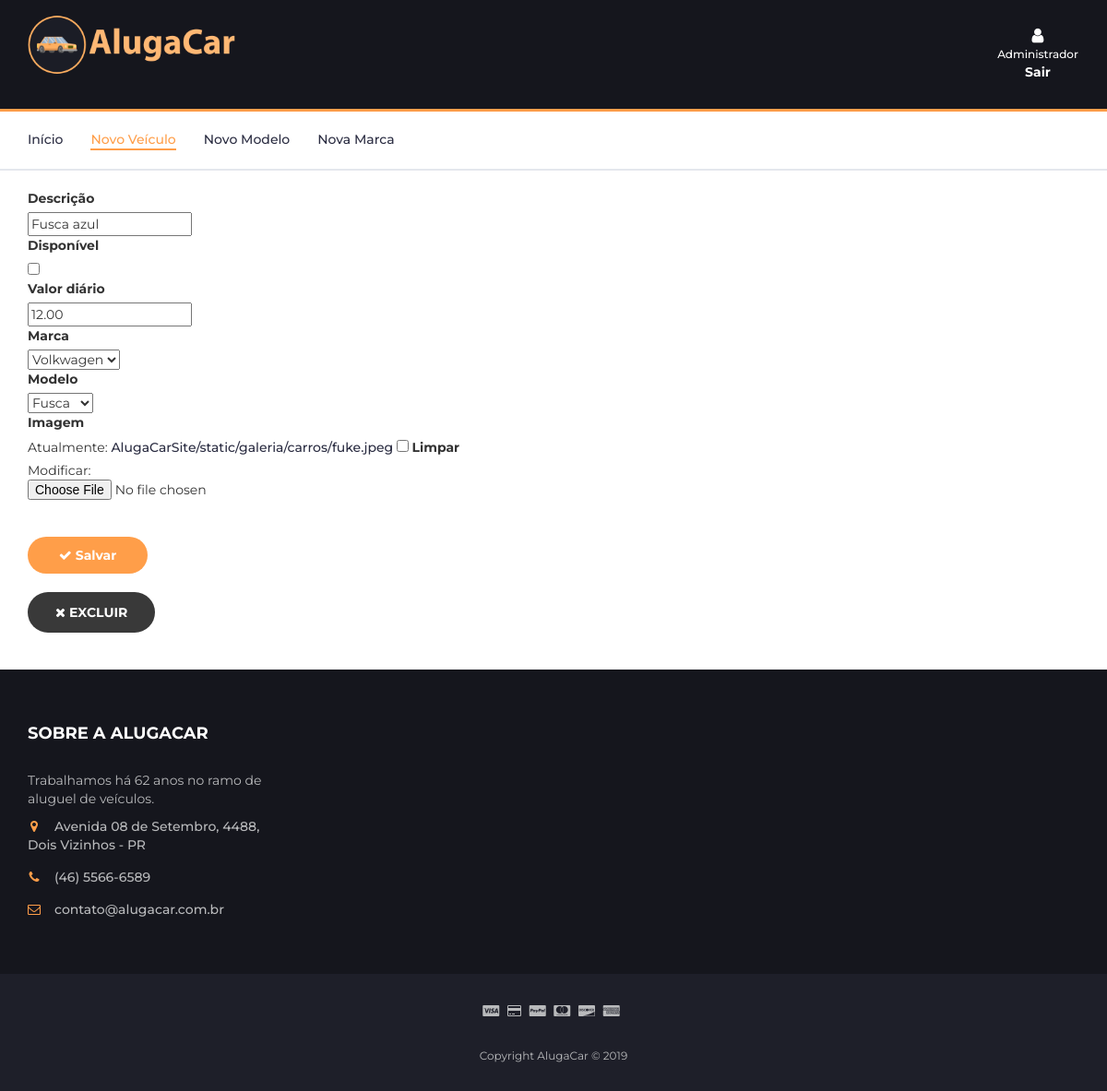
Page /novo/carro/2 on the earlier database version.
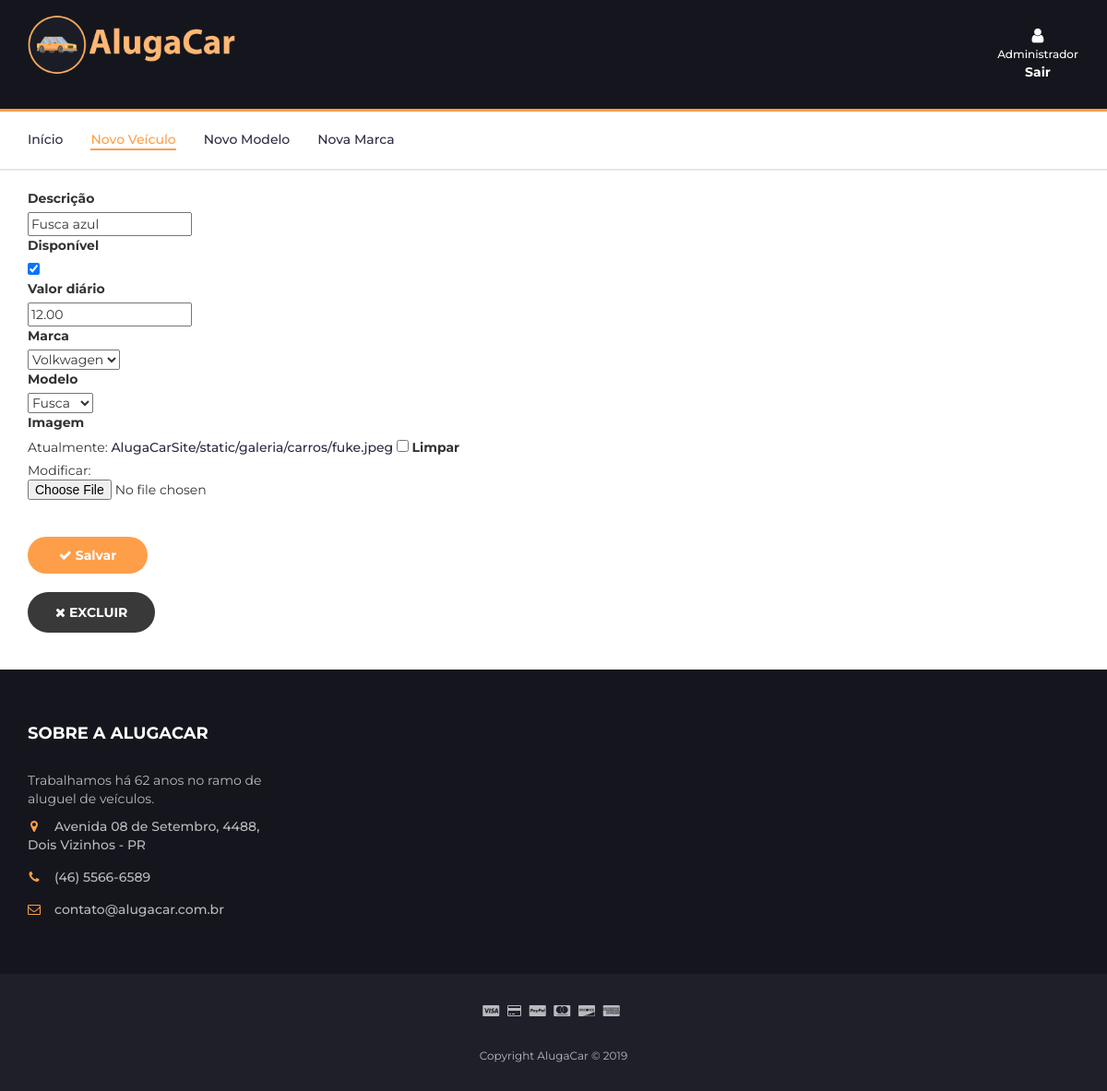
Same page on the later database version.
### AlugaCarSite/models.py (models this page shows, shortened)
class Carro(models.Model):
    descricao = models.CharField(max_length=50)
    disponivel = models.BooleanField(default=True)
    valorDia = models.DecimalField(max_digits=10, decimal_places=2)
    marca = models.ForeignKey(Marca, on_delete=models.CASCADE)
    modelo = models.ForeignKey(Modelo,on_delete=models.CASCADE)
    caminhoFoto = models.ImageField(null=True, blank = True,upload_to='AlugaCarSite/static/galeria/carros')

### AlugaCarSite/views.py (the view)
# urls.py: path("novo/carro/<int:id>", alt_carro, name="alt_carro"),
def alt_carro(request, id):
    car = Carro.objects.get(id=id)
    form = CarroForm(request.POST or None, instance=car)
    if(form.is_valid()):
        form.save()
        return redirect("admin_page")
    return render(request, 'carro.html', {'form': form, 'carro': car})

### AlugaCarSite/form.py
class CarroForm(forms.ModelForm):
    class Meta:
        model = Carro
        fields = '__all__'

### AlugaCarSite/models.py (called while the page is built)
    def __str__(self):
        return self.nome

    def __str__(self):
        return self.nome

### AlugaCarSite/templates/carro.html (shortened to what this page needs)
{% load staticfiles %}
<!DOCTYPE html>
<html lang="pt">
<head>
	<link type="text/css" rel="stylesheet" href="{% static 'css/bootstrap.min.css' %}" />
	<link type="text/css" rel="stylesheet" href="{% static 'css/slick.css' %}" />
	<link type="text/css" rel="stylesheet" href="{% static 'css/slick-theme.css' %}" />
	<link type="text/css" rel="stylesheet" href="{% static 'css/nouislider.min.css' %}" />
	<link rel="stylesheet" href="{% static 'css/font-awesome.min.css' %}">
	<link type="text/css" rel="stylesheet" href="{% static 'css/style.css' %}" />
</head>
<body>
	<header>
		<div id="header">
			<div class="container">
				<div class="row">
					<div class="col-md-9">
						<div class="header-logo">
							<img src="{% static '/img/banner.png' %}" alt="" width='225'>
						</div>
					</div>
					<div class="col-md-3 clearfix">
						<div class="header-ctn">
							<div class="dropdown">
								<a href="{% url 'home_deslog'%}" onclick="return confirm('Deseja sair?');"
									class="dropdown-toggle" aria-expanded="true">
									<i class="fa fa-user"></i>
									<span>Administrador</span></br>
									<b><span>Sair</span></b>
								</a>
							</div>
						</div>
					</div>
				</div>
			</div>
		</div>
	</header>
	<nav id="navigation">
		<div class="container">
			<div id="responsive-nav">
				<ul class="main-nav nav navbar-nav">
					<li><a href="/administrador">Início</a></li>
					<li class="active"><a href="/novo/carro">Novo Veículo</a></li>
					<li><a href="/novo/modelo">Novo Modelo</a></li>
					<li><a href="/novo/marca">Nova Marca</a></li>
				</ul>
			</div>
		</div>
	</nav>
	<div class="container">
		<div class="newcarro">
			<form method="POST">
				<label>Descrição</label>
				{{form.descricao}}
				<label>Disponível</label>
				{{form.disponivel}}
				<label>Valor diário</label>
				{{form.valorDia}}
				<label>Marca</label>
				{{form.marca}}
				<label>Modelo</label>
				{{form.modelo}}
				<label>Imagem</label>
				{{form.caminhoFoto}}
				<button type="submit"><i class="fa fa-check"></i> Salvar</button></br>
			</form>
		</div>
		<div class="apagar">
			{% if carro %}
			<a href="{% url 'apaga_carro' carro.id %}" onclick="return confirm('Deseja apagar este carro?');">
				<button class="secondary-btn"><i class="fa fa-times"></i> Excluir</button>
			</a>
			{% endif %}
		</div>
	</div>
	<footer id="footer">
		<div class="section" id="contato">
			<div class="container">
				<div class="row">
					<div class="col-md-3 col-xs-6">
						<div class="footer">
							<h3 class="footer-title">Sobre a AlugaCar</h3>
							<p>Trabalhamos há 62 anos no ramo de aluguel de veículos.</p>
							<ul class="footer-links">
								<li><a href="https://www.google.com/maps/search/?api=1&query=UTFPR+Dois+Vizinhos"><i
											class="fa fa-map-marker"></i>Avenida 08 de Setembro, 4488, Dois Vizinhos -
										PR</a></li>
								<li><a href="tel:4655666589"><i class="fa fa-phone"></i>(46) 5566-6589</a></li>
								<li><a href="mailto:contato@alugacar.com.br"><i
											class="fa fa-envelope-o"></i>contato@alugacar.com.br</a></li>
							</ul>
						</div>
					</div>
				</div>
			</div>
		</div>
		<div id="bottom-footer" class="section">
			<div class="container">
				<div class="row">
					<div class="col-md-12 text-center">
						<ul class="footer-payments">
							<li><i class="fa fa-cc-visa"></i></li>
							<li><i class="fa fa-credit-card"></i></li>
							<li><i class="fa fa-cc-paypal"></i></li>
							<li><i class="fa fa-cc-mastercard"></i></li>
							<li><i class="fa fa-cc-discover"></i></li>
							<li><i class="fa fa-cc-amex"></i></li>
						</ul>
						<span class="copyright">
							Copyright AlugaCar &copy;
						</span>
					</div>
				</div>
			</div>
		</div>
	</footer>
</body>
</html>

Differences in the rows shown:
changed Carro "Fusca azul": disponivel "☐" → "☑"
